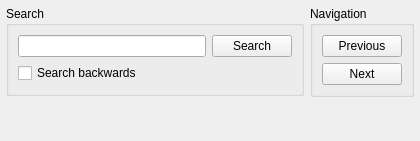
<?xml version="1.0" encoding="UTF-8"?>
<ui version="4.0">
 <class>widget</class>
 <widget class="QWidget" name="widget">
  <property name="geometry">
   <rect>
    <x>0</x>
    <y>0</y>
    <width>420</width>
    <height>141</height>
   </rect>
  </property>
  <property name="sizePolicy">
   <sizepolicy hsizetype="Expanding" vsizetype="MinimumExpanding">
    <horstretch>1</horstretch>
    <verstretch>0</verstretch>
   </sizepolicy>
  </property>
  <property name="windowTitle">
   <string/>
  </property>
  <layout class="QVBoxLayout" name="verticalLayout_3">
   <property name="leftMargin">
    <number>6</number>
   </property>
   <property name="topMargin">
    <number>6</number>
   </property>
   <property name="rightMargin">
    <number>6</number>
   </property>
   <property name="bottomMargin">
    <number>6</number>
   </property>
   <item>
    <layout class="QHBoxLayout" name="horizontalLayout_3">
     <property name="sizeConstraint">
      <enum>QLayout::SizeConstraint::SetMinimumSize</enum>
     </property>
     <item>
      <widget class="QGroupBox" name="groupBox_2">
       <property name="sizePolicy">
        <sizepolicy hsizetype="Preferred" vsizetype="Fixed">
         <horstretch>0</horstretch>
         <verstretch>0</verstretch>
        </sizepolicy>
       </property>
       <property name="minimumSize">
        <size>
         <width>0</width>
         <height>90</height>
        </size>
       </property>
       <property name="title">
        <string>Search</string>
       </property>
       <layout class="QVBoxLayout" name="verticalLayout_2">
        <item>
         <layout class="QHBoxLayout" name="horizontalLayout">
          <item>
           <widget class="QLineEdit" name="ed_search"/>
          </item>
          <item>
           <widget class="QPushButton" name="pb_search">
            <property name="text">
             <string>Search</string>
            </property>
           </widget>
          </item>
         </layout>
        </item>
        <item>
         <layout class="QHBoxLayout" name="horizontalLayout_2">
          <item>
           <widget class="QCheckBox" name="cb_backwardsSearch">
            <property name="text">
             <string>Search backwards</string>
            </property>
           </widget>
          </item>
          <item>
           <spacer name="horizontalSpacer">
            <property name="orientation">
             <enum>Qt::Orientation::Horizontal</enum>
            </property>
            <property name="sizeHint" stdset="0">
             <size>
              <width>128</width>
              <height>20</height>
             </size>
            </property>
           </spacer>
          </item>
         </layout>
        </item>
       </layout>
      </widget>
     </item>
     <item>
      <widget class="QGroupBox" name="groupBox">
       <property name="sizePolicy">
        <sizepolicy hsizetype="Preferred" vsizetype="Fixed">
         <horstretch>0</horstretch>
         <verstretch>0</verstretch>
        </sizepolicy>
       </property>
       <property name="minimumSize">
        <size>
         <width>0</width>
         <height>90</height>
        </size>
       </property>
       <property name="toolTip">
        <string>Find previous or next occurrence of selected text</string>
       </property>
       <property name="title">
        <string>Navigation</string>
       </property>
       <layout class="QVBoxLayout" name="verticalLayout">
        <item>
         <widget class="QPushButton" name="pb_previous">
          <property name="text">
           <string>Previous</string>
          </property>
         </widget>
        </item>
        <item>
         <widget class="QPushButton" name="pb_next">
          <property name="text">
           <string>Next</string>
          </property>
         </widget>
        </item>
       </layout>
      </widget>
     </item>
    </layout>
   </item>
   <item>
    <spacer name="verticalSpacer">
     <property name="orientation">
      <enum>Qt::Orientation::Vertical</enum>
     </property>
     <property name="sizeHint" stdset="0">
      <size>
       <width>20</width>
       <height>0</height>
      </size>
     </property>
    </spacer>
   </item>
  </layout>
 </widget>
 <tabstops>
  <tabstop>ed_search</tabstop>
  <tabstop>cb_backwardsSearch</tabstop>
  <tabstop>pb_search</tabstop>
 </tabstops>
 <resources/>
 <connections/>
</ui>
